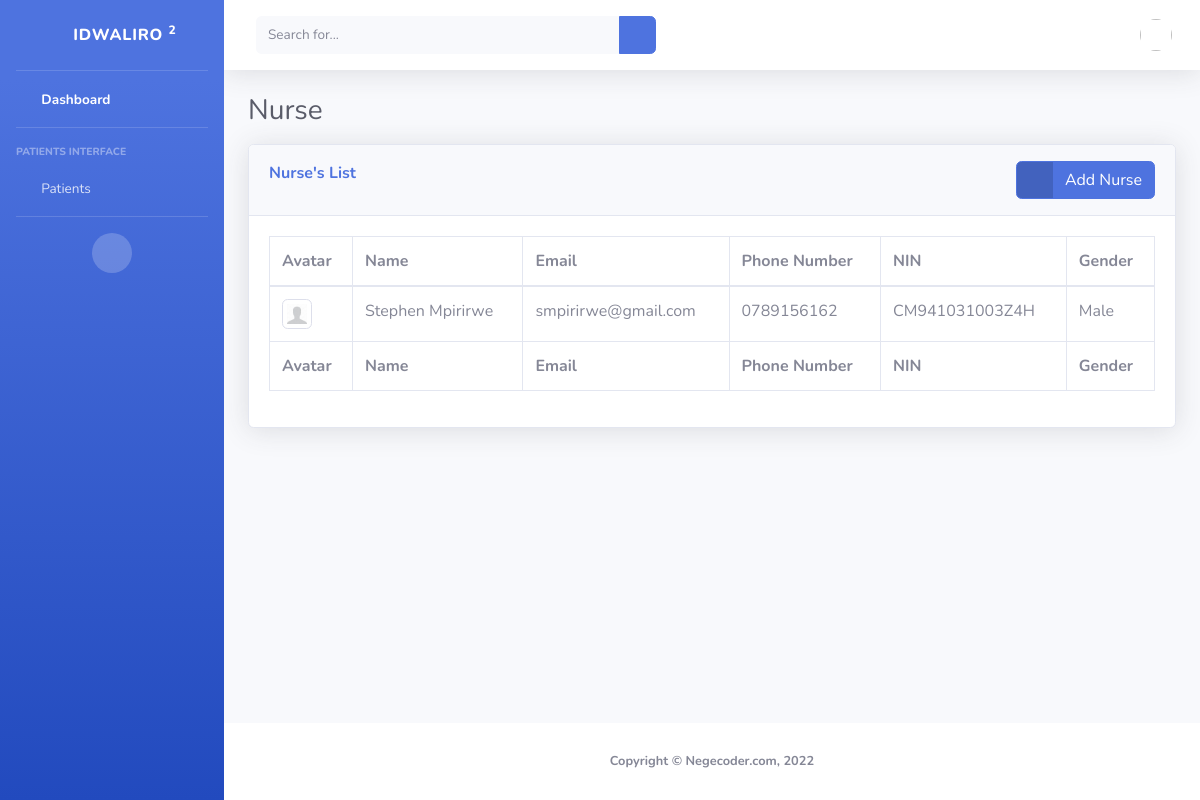
Screenshot of /core/nurse/ with the database file from the repository.
### core/models.py (models this page shows, shortened)
class Nurse(models.Model):
    created_at = models.DateTimeField(auto_now_add=True)
    first_name = models.CharField(max_length=100)
    last_name = models.CharField(max_length=100)
    email = models.EmailField(max_length=100)
    phone_number = models.CharField(max_length=100)
    password = models.CharField(max_length=100)
    password2 = models.CharField(max_length=100)
    nin = models.CharField(max_length=20, unique=True)
    gender = models.CharField(max_length=6, default=Gender.MALE, choices=Gender.CHOICES)
    avatar = models.ImageField(upload_to="profile_image/nurse")
    updated_at = models.DateTimeField(auto_now=True)
    class Meta:
        verbose_name_plural = 'Nurse'

### core/views.py (the view)
# urls.py: path('nurse/', nurse, name='nurse'),
def nurse(request):
    if request.method == 'POST':
        print("It's a post method")
    else:
        nurse = Nurse.objects.all()
        print("It's a get method")
    return render(request, 'core/nurse.html',
        {
            'nurse': nurse,
            'page': 'nurse',
        }
    )

### core/templates/core/nurse.html (shortened to what this page needs)
{% extends "./base.html" %}
{% load static %}
{% block styles %}
<link href="{% static 'core/vendor/datatables/dataTables.bootstrap4.min.css' %}" rel="stylesheet">
{% endblock %}
{% block content %}
<h1 class="h3 mb-3 text-gray-800">Nurse</h1>
<div class="card shadow mb-4">
    <div class="card-header py-3">
        <div class="d-inline m-0 font-weight-bold text-primary">Nurse's List</div>
        <div class="d-inline float-right">
            <a href="{% url 'nurse_add' %}" class="btn btn-primary btn-icon-split">
                <span class="icon text-white-50">
                    <i class="fas fa-user-plus"></i>
                </span>
                <span class="text">Add Nurse</span>
            </a>
        </div>
    </div>
    <div class="card-body">
        {% if nurse %}
        <div class="table-responsive">
            <table class="table table-bordered" id="dataTable" width="100%" cellspacing="0">
                <thead>
                    <tr>
                        <th>Avatar</th>
                        <th>Name</th>
                        <th>Email</th>
                        <th>Phone Number</th>
                        <th>NIN</th>
                        <th>Gender</th>
                    </tr>
                </thead>
                <tfoot>
                    <tr>
                        <th>Avatar</th>
                        <th>Name</th>
                        <th>Email</th>
                        <th>Phone Number</th>
                        <th>NIN</th>
                        <th>Gender</th>
                    </tr>
                </tfoot>
                <tbody>
                    {% for d in nurse %}
                    <tr>
                        <td>
                            <img src="{{ d.avatar.url }}" class="img-thumbnail" width="30px" height="30px" alt="Profile Photo" srcset="">
                        </td>
                        <td>{{ d.first_name }} {{ d.last_name }}</td>
                        <td>{{ d.email }}</td>
                        <td>{{ d.phone_number }}</td>
                        <td>{{ d.nin }}</td>
                        <td>{{ d.gender }}</td>
                    </tr>
                    {% endfor %}
                </tbody>
            </table>
        </div>
        {% endif %}
    </div>
</div>
{% endblock %}

### rows the page displays
Nurse: avatar (picture), first_name "Stephen", last_name "Mpirirwe", email "smpirirwe@gmail.com", phone_number "0789156162", nin "CM941031003Z4H", gender "Male"
